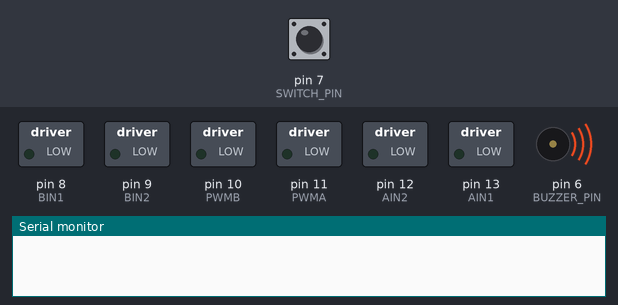
Recording of a sketch running on a simulated Arduino Uno, built with avr-gcc and run on an emulated ATmega328P. On the bench: switched loads named in the sketch (green lamp = pin HIGH), buzzer (waves = sounding), the last lines printed to the serial monitor. The test bench sets the inputs (shaded band); at power-on: pin 7 (SWITCH_PIN) HIGH.

Above: at 0.1 s.
At 3.0 s:
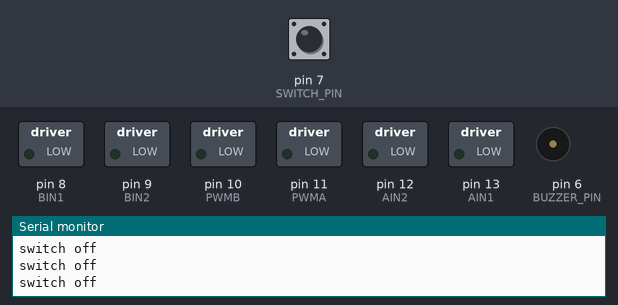
3.1 s: pin 7 (SWITCH_PIN) pulled LOW for 0.15 s
6.2 s: pin 7 (SWITCH_PIN) pulled LOW for 1 s
10.2 s: pin 7 (SWITCH_PIN) pulsed LOW 2 times (0.12 s each, 0.3 s apart)
13.8 s: pin 7 (SWITCH_PIN) pulsed LOW 5 times (0.12 s each, 0.3 s apart)
Timing chart, 0 to 16.8 s (numbered marks = the images above; inputs shaded):
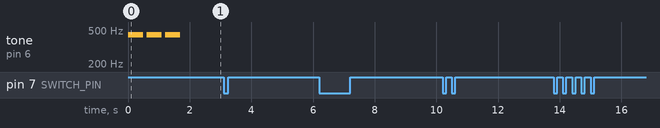

The sketch:

robot6-beep.ino
```cpp
#include <IRremote.h>  // Include the IRremote library

// IR receiver pin
const int IR_PIN = 4;

// Motor control pins
//the right motor will be controlled by the motor A pins on the motor driver
const int AIN1 = 13;
const int AIN2 = 12;
const int PWMA = 11;

//the left motor will be controlled by the motor B pins on the motor driver
const int PWMB = 10;           //speed control pin on the motor driver for the left motor
const int BIN2 = 9;           //control pin 2 on the motor driver for the left motor
const int BIN1 = 8;           //control pin 1 on the motor driver for the left motor

// Switch pin
const int SWITCH_PIN = 7;

// Motor speed
const int MOTOR_SPEED = 200;

// Buzzer pin
const int BUZZER_PIN = 6;

// State definitions
#define ST_IDLE 1
#define ST_FORWARD 2
#define ST_BACKWARD 3
#define ST_TURN_LEFT 4
#define ST_TURN_RIGHT 5
// #define ST_HORN 6

// IR Remote codes
#define FORWARD_CODE 3877175040     // key 2
#define BACKWARD_CODE 2907897600    // key 8
#define LEFT_CODE 4144561920        // key 4
#define RIGHT_CODE 2774204160       // key 6
#define STOP_CODE 3810328320        // key 5
// #define BEEP_CODE 2707357440        // key 3


IRrecv irReceiver(IR_PIN);

int currentState = ST_IDLE;

/********************************************************************************/
void setup()
{
  pinMode(SWITCH_PIN, INPUT_PULLUP);
  pinMode(BUZZER_PIN, OUTPUT);    //set the output pin for the speaker
  carHorn();
  pinMode(BIN1, OUTPUT);
  pinMode(BIN2, OUTPUT);
  pinMode(PWMB, OUTPUT);

  pinMode(AIN1, OUTPUT);
  pinMode(AIN2, OUTPUT);
  pinMode(PWMA, OUTPUT);
  irReceiver.enableIRIn();

  Serial.begin(9600);
  Serial.println("Enter a key");

}

/********************************************************************************/
void loop()
{
  if (digitalRead(SWITCH_PIN) == HIGH) {
    Serial.println("switch off");
    return;
  }
  if (irReceiver.decode()) {
    unsigned long irCode = irReceiver.decodedIRData.decodedRawData;
    Serial.println(irCode);
    if (irCode == FORWARD_CODE) {
      changeState(ST_FORWARD);
    } else if (irCode == BACKWARD_CODE) {
      changeState(ST_BACKWARD);
    } else if (irCode == LEFT_CODE) {
      changeState(ST_TURN_LEFT);
    } else if (irCode == RIGHT_CODE) {
      changeState(ST_TURN_RIGHT);
    }else if (irCode == STOP_CODE) {
      changeState(ST_IDLE);
    }
    irReceiver.resume();
  }

  executeState(currentState);
  delay(50);
}

/********************************************************************************/
void changeState(int newState)
{
  currentState = newState;
}

/********************************************************************************/
void executeState(int state)
{
  switch (state) {
    case ST_IDLE:
      stopRobot();
      break;
    case ST_FORWARD:
      driveForward();
      break;
    case ST_BACKWARD:
      driveBackward();
      break;
    case ST_TURN_LEFT:
      turnLeft();
      break;
    case ST_TURN_RIGHT:
      turnRight();
      break;
  }
}

/********************************************************************************/
void stopRobot()
{
  rightMotor(0);
  leftMotor(0);
  currentState = ST_IDLE;
}

/********************************************************************************/
void driveForward()
{
  rightMotor(MOTOR_SPEED);
  leftMotor(MOTOR_SPEED);
}

/********************************************************************************/
void driveBackward()
{
  rightMotor(-MOTOR_SPEED);
  leftMotor(-MOTOR_SPEED);
}

/********************************************************************************/
void turnLeft()
{
  rightMotor(MOTOR_SPEED);
  leftMotor(-MOTOR_SPEED);
}

/********************************************************************************/
void turnRight()
{
  rightMotor(-MOTOR_SPEED);
  leftMotor(MOTOR_SPEED);
}

/********************************************************************************/
void rightMotor(int motorSpeed)                       //function for driving the right motor
{
  if (motorSpeed > 0)                                 //if the motor should drive forward (positive speed)
  {
    Serial.println(motorSpeed);
    digitalWrite(AIN1, HIGH);                         //set pin 1 to high
    digitalWrite(AIN2, LOW);                          //set pin 2 to low
  }
  else if (motorSpeed < 0)                            //if the motor should drive backward (negative speed)
  {
    digitalWrite(AIN1, LOW);                          //set pin 1 to low
    digitalWrite(AIN2, HIGH);                         //set pin 2 to high
  }
  else                                                //if the motor should stop
  {
    digitalWrite(AIN1, LOW);                          //set pin 1 to low
    digitalWrite(AIN2, LOW);                          //set pin 2 to low
  }
  analogWrite(PWMA, abs(motorSpeed));                 //now that the motor direction is set, drive it at the entered speed
}

/********************************************************************************/
void leftMotor(int motorSpeed)                        //function for driving the left motor
{
  if (motorSpeed > 0)                                 //if the motor should drive forward (positive speed)
  {
    digitalWrite(BIN1, HIGH);                         //set pin 1 to high
    digitalWrite(BIN2, LOW);                          //set pin 2 to low
  }
  else if (motorSpeed < 0)                            //if the motor should drive backward (negative speed)
  {
    digitalWrite(BIN1, LOW);                          //set pin 1 to low
    digitalWrite(BIN2, HIGH);                         //set pin 2 to high
  }
  else                                                //if the motor should stop
  {
    digitalWrite(BIN1, LOW);                          //set pin 1 to low
    digitalWrite(BIN2, LOW);                          //set pin 2 to low
  }
  analogWrite(PWMB, abs(motorSpeed));                 //now that the motor direction is set, drive it at the entered speed
}


/********************************************************************************/
void carHorn()
{
  int hornFrequency = 440; // Set the initial frequency of the horn sound
  int hornDuration = 500;  // Set the initial duration of the horn sound
  int hornPause = 100;     // Set the pause between horn sounds

  for (int i = 0; i < 3; i++) { // Play the horn sound three times
    tone(BUZZER_PIN, hornFrequency, hornDuration); // Play the horn sound
    delay(hornDuration + hornPause); // Wait for the sound to finish and add a pause
  }
  noTone(BUZZER_PIN); // Stop the buzzer
}
```
